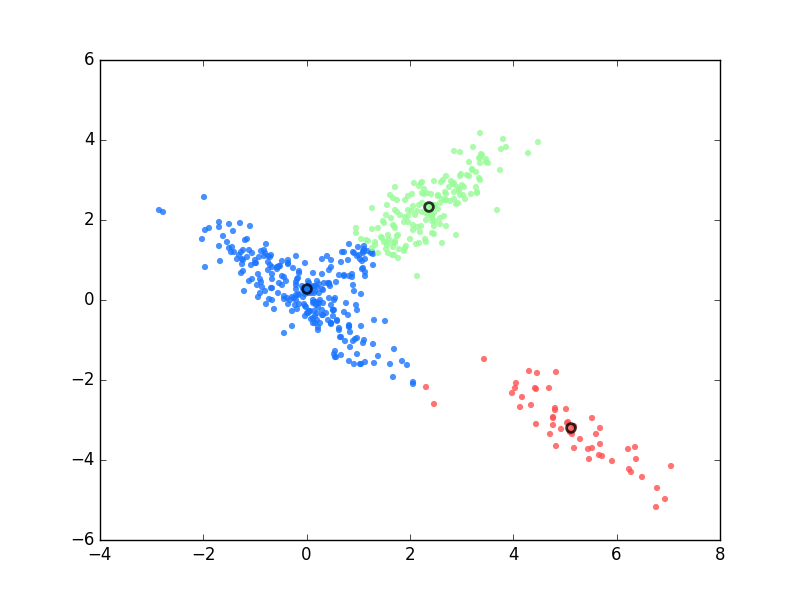

This figure's Python source:
# -*- coding: utf-8 -*-
"""
Created on Fri Apr  8 09:59:19 2016

@author: kevinzen
"""
import scipy
import random
import numpy as np
from scipy.spatial import distance
import matplotlib.pyplot as plt
import math
import utils

MAX_ITER = 100

 

def assign_centroid_helper(centroids,point):
    ''' calculate euclidean distance
        return min centroid and it's cost
    '''
    distances = []
    for center in centroids:
        distances.append(distance.euclidean(center,point))

    # array of distances, argmin to find index, return corresponding centroid
    index = np.argmin(distances)
    # (centroid,distance to centroid)
    return (centroids[index],distances[index])


def assign_centroids(data,centroids,k):
    '''Given point and centroids, assign a centroid to a point
        dic : key = centroid (as tuple), value = list of points
    '''
    dic = {}
    for c in centroids:
        dic.setdefault(tuple(c),[])
        
    total_cost = 0
    for point in data:
        temp = assign_centroid_helper(centroids,point)
        dic.setdefault(tuple(temp[0]),[]).append(point)
        total_cost += math.pow(temp[1],2) # temp[1] = J_avg^2
    # If a centroid is empty, we should randomly re-initialize it
    # Don't need to worry about that if we initialize our centroid as a point
    return (dic,total_cost)
    
def gen_new_centroids(dic):
    '''Given data point centroid assignment,
       find mean = new centroid
    '''
    new_centroids = []
    
    for key, value in dic.iteritems():
        # Goes through each centroid in dic, average all
        new_centroids.append(np.mean(value,axis = 0))
        # look into using geometric means
        
    return new_centroids

def is_stop(old_centroids,centroids,count):
    '''2 stopping conditions, if count exceeds limit
        or if your centroids are no longer changing
    '''
    if count > MAX_ITER: return True
    else: return np.array_equal(old_centroids, centroids)

def plot_cost(cost,iteration):
    ''' Plots single cost vs iteration'''
    plt.scatter(iteration,cost)





def run(centroids,data_pnts,k,outfile_1,outfile_2 = None):
    old_centroids = np.empty(centroids.shape)
    count = 0
    # plt.figure()

    # Iterate until convergence
    # print centroids
    total_cost = []
    while (not is_stop(old_centroids,centroids,count)):
        old_centroids = centroids
        # dic maps centroids with data points
        temp = assign_centroids(data_pnts,centroids,k)
        dic  = temp[0]
        cost = temp[1]
        centroids = gen_new_centroids(dic)
        total_cost.append([cost,count])

        count +=1

    # outputs iteration graph
    # plt.savefig(outfile_1)

    # outputs final graph, with all scatter points
    if outfile_2:
        utils.plot_final(dic,outfile_2)

    return total_cost

def main():

    datafile = "toydata.txt"
    k = 3

    # Read in file
    data_pnts = utils.read(datafile)
    centroids = utils.init_centroids(data_pnts,k)

    rv = run(centroids,data_pnts,k,"cost.png","k_means.png")
    # run through k_means ~ 19 times to account for random init
    
    for i in range(19):
        centroids = utils.init_centroids(data_pnts,k)

        temp = run(centroids,data_pnts,k,"cost.png")
        rv = np.concatenate((rv,temp),axis = 0)
    plt.figure()


    for j in rv:
        plot_cost(j[0],j[1])
    plt.savefig("cost.png")



if __name__ == "__main__":
    main()
    